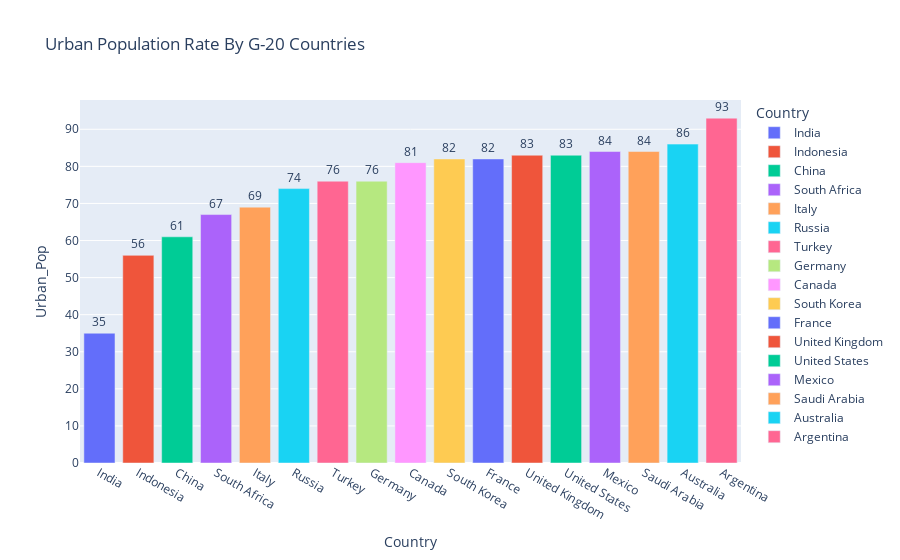

The notebook cell this image was saved under:
### Code cell
fig = px.bar(df_G_20_Urban, x = "Country", y = "Urban_Pop",color = "Country", 
             text ="Urban_Pop", title = "Urban Population Rate By G-20 Countries")
fig.update_traces(textposition = "outside")
fig.show()

### Figure 1 — Plotly figure (JSON) as saved in the notebook; plotly's stock layout.template omitted (floating-point values rounded to 4 significant figures)
{"data": [{"alignmentgroup": "True", "hovertemplate": "Country=%{x}<br>Urban_Pop=%{text}<extra></extra>", "legendgroup": "India", "marker": {"color": "#636efa", "pattern": {"shape": ""}}, "name": "India", "offsetgroup": "India", "orientation": "v", "showlegend": true, "text": [35], "textposition": "outside", "type": "bar", "x": ["India"], "xaxis": "x", "y": [35], "yaxis": "y"}, {"alignmentgroup": "True", "hovertemplate": "Country=%{x}<br>Urban_Pop=%{text}<extra></extra>", "legendgroup": "Indonesia", "marker": {"color": "#EF553B", "pattern": {"shape": ""}}, "name": "Indonesia", "offsetgroup": "Indonesia", "orientation": "v", "showlegend": true, "text": [56], "textposition": "outside", "type": "bar", "x": ["Indonesia"], "xaxis": "x", "y": [56], "yaxis": "y"}, {"alignmentgroup": "True", "hovertemplate": "Country=%{x}<br>Urban_Pop=%{text}<extra></extra>", "legendgroup": "China", "marker": {"color": "#00cc96", "pattern": {"shape": ""}}, "name": "China", "offsetgroup": "China", "orientation": "v", "showlegend": true, "text": [61], "textposition": "outside", "type": "bar", "x": ["China"], "xaxis": "x", "y": [61], "yaxis": "y"}, {"alignmentgroup": "True", "hovertemplate": "Country=%{x}<br>Urban_Pop=%{text}<extra></extra>", "legendgroup": "South Africa", "marker": {"color": "#ab63fa", "pattern": {"shape": ""}}, "name": "South Africa", "offsetgroup": "South Africa", "orientation": "v", "showlegend": true, "text": [67], "textposition": "outside", "type": "bar", "x": ["South Africa"], "xaxis": "x", "y": [67], "yaxis": "y"}, {"alignmentgroup": "True", "hovertemplate": "Country=%{x}<br>Urban_Pop=%{text}<extra></extra>", "legendgroup": "Italy", "marker": {"color": "#FFA15A", "pattern": {"shape": ""}}, "name": "Italy", "offsetgroup": "Italy", "orientation": "v", "showlegend": true, "text": [69], "textposition": "outside", "type": "bar", "x": ["Italy"], "xaxis": "x", "y": [69], "yaxis": "y"}, {"alignmentgroup": "True", "hovertemplate": "Country=%{x}<br>Urban_Pop=%{text}<extra></extra>", "legendgroup": "Russia", "marker": {"color": "#19d3f3", "pattern": {"shape": ""}}, "name": "Russia", "offsetgroup": "Russia", "orientation": "v", "showlegend": true, "text": [74], "textposition": "outside", "type": "bar", "x": ["Russia"], "xaxis": "x", "y": [74], "yaxis": "y"}, {"alignmentgroup": "True", "hovertemplate": "Country=%{x}<br>Urban_Pop=%{text}<extra></extra>", "legendgroup": "Turkey", "marker": {"color": "#FF6692", "pattern": {"shape": ""}}, "name": "Turkey", "offsetgroup": "Turkey", "orientation": "v", "showlegend": true, "text": [76], "textposition": "outside", "type": "bar", "x": ["Turkey"], "xaxis": "x", "y": [76], "yaxis": "y"}, {"alignmentgroup": "True", "hovertemplate": "Country=%{x}<br>Urban_Pop=%{text}<extra></extra>", "legendgroup": "Germany", "marker": {"color": "#B6E880", "pattern": {"shape": ""}}, "name": "Germany", "offsetgroup": "Germany", "orientation": "v", "showlegend": true, "text": [76], "textposition": "outside", "type": "bar", "x": ["Germany"], "xaxis": "x", "y": [76], "yaxis": "y"}, {"alignmentgroup": "True", "hovertemplate": "Country=%{x}<br>Urban_Pop=%{text}<extra></extra>", "legendgroup": "Canada", "marker": {"color": "#FF97FF", "pattern": {"shape": ""}}, "name": "Canada", "offsetgroup": "Canada", "orientation": "v", "showlegend": true, "text": [81], "textposition": "outside", "type": "bar", "x": ["Canada"], "xaxis": "x", "y": [81], "yaxis": "y"}, {"alignmentgroup": "True", "hovertemplate": "Country=%{x}<br>Urban_Pop=%{text}<extra></extra>", "legendgroup": "South Korea", "marker": {"color": "#FECB52", "pattern": {"shape": ""}}, "name": "South Korea", "offsetgroup": "South Korea", "orientation": "v", "showlegend": true, "text": [82], "textposition": "outside", "type": "bar", "x": ["South Korea"], "xaxis": "x", "y": [82], "yaxis": "y"}, {"alignmentgroup": "True", "hovertemplate": "Country=%{x}<br>Urban_Pop=%{text}<extra></extra>", "legendgroup": "France", "marker": {"color": "#636efa", "pattern": {"shape": ""}}, "name": "France", "offsetgroup": "France", "orientation": "v", "showlegend": true, "text": [82], "textposition": "outside", "type": "bar", "x": ["France"], "xaxis": "x", "y": [82], "yaxis": "y"}, {"alignmentgroup": "True", "hovertemplate": "Country=%{x}<br>Urban_Pop=%{text}<extra></extra>", "legendgroup": "United Kingdom", "marker": {"color": "#EF553B", "pattern": {"shape": ""}}, "name": "United Kingdom", "offsetgroup": "United Kingdom", "orientation": "v", "showlegend": true, "text": [83], "textposition": "outside", "type": "bar", "x": ["United Kingdom"], "xaxis": "x", "y": [83], "yaxis": "y"}, {"alignmentgroup": "True", "hovertemplate": "Country=%{x}<br>Urban_Pop=%{text}<extra></extra>", "legendgroup": "United States", "marker": {"color": "#00cc96", "pattern": {"shape": ""}}, "name": "United States", "offsetgroup": "United States", "orientation": "v", "showlegend": true, "text": [83], "textposition": "outside", "type": "bar", "x": ["United States"], "xaxis": "x", "y": [83], "yaxis": "y"}, {"alignmentgroup": "True", "hovertemplate": "Country=%{x}<br>Urban_Pop=%{text}<extra></extra>", "legendgroup": "Mexico", "marker": {"color": "#ab63fa", "pattern": {"shape": ""}}, "name": "Mexico", "offsetgroup": "Mexico", "orientation": "v", "showlegend": true, "text": [84], "textposition": "outside", "type": "bar", "x": ["Mexico"], "xaxis": "x", "y": [84], "yaxis": "y"}, {"alignmentgroup": "True", "hovertemplate": "Country=%{x}<br>Urban_Pop=%{text}<extra></extra>", "legendgroup": "Saudi Arabia", "marker": {"color": "#FFA15A", "pattern": {"shape": ""}}, "name": "Saudi Arabia", "offsetgroup": "Saudi Arabia", "orientation": "v", "showlegend": true, "text": [84], "textposition": "outside", "type": "bar", "x": ["Saudi Arabia"], "xaxis": "x", "y": [84], "yaxis": "y"}, {"alignmentgroup": "True", "hovertemplate": "Country=%{x}<br>Urban_Pop=%{text}<extra></extra>", "legendgroup": "Australia", "marker": {"color": "#19d3f3", "pattern": {"shape": ""}}, "name": "Australia", "offsetgroup": "Australia", "orientation": "v", "showlegend": true, "text": [86], "textposition": "outside", "type": "bar", "x": ["Australia"], "xaxis": "x", "y": [86], "yaxis": "y"}, {"alignmentgroup": "True", "hovertemplate": "Country=%{x}<br>Urban_Pop=%{text}<extra></extra>", "legendgroup": "Argentina", "marker": {"color": "#FF6692", "pattern": {"shape": ""}}, "name": "Argentina", "offsetgroup": "Argentina", "orientation": "v", "showlegend": true, "text": [93], "textposition": "outside", "type": "bar", "x": ["Argentina"], "xaxis": "x", "y": [93], "yaxis": "y"}], "layout": {"barmode": "relative", "legend": {"title": {"text": "Country"}, "tracegroupgap": 0}, "title": {"text": "Urban Population Rate By G-20 Countries"}, "xaxis": {"anchor": "y", "categoryarray": ["India", "Indonesia", "China", "South Africa", "Italy", "Russia", "Turkey", "Germany", "Canada", "South Korea", "France", "United Kingdom", "United States", "Mexico", "Saudi Arabia", "Australia", "Argentina"], "categoryorder": "array", "domain": [0, 1], "title": {"text": "Country"}}, "yaxis": {"anchor": "x", "domain": [0, 1], "title": {"text": "Urban_Pop"}}}}
